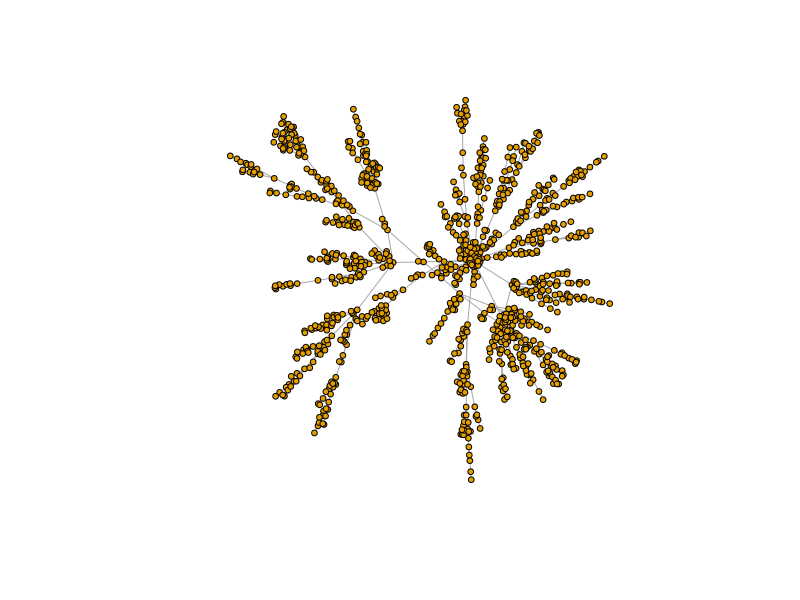

Write R code to recreate this figure.
# install.packages("igraph")  
library(igraph)

set.seed(29112025)  # dla powtarzalności


n <- 1000     

g <- barabasi.game(n = n,
                   directed = FALSE)

cat("=== Podsumowanie grafu BA ===\n")
print(summary(g))



plot(
  g,
  layout       = layout.fruchterman.reingold(g),
  vertex.size  = 3,
  vertex.label = NA,
)



btw <- betweenness(g)

max_btw <- max(btw)
which(btw == max_btw) # centralne węzeł (numer)
max_btw # wartość betweenness



diameter(g, directed = FALSE, weights = NA) # wartość średnicy grafu


###  Różnice między Barabási–Albert a Erdős–Rényi
# Graf Erdős–Rényi (ER):
# - Każda para węzłów jest łączona krawędzią z jednakowym prawdopodobieństwem p,
#   niezależnie od stopni węzłów.
#   Większość węzłów ma podobny, "średni" stopień.
# - Brak wyraźnych "hubów" – sieć jest bardziej jednorodna.

# Graf Barabási–Albert (BA):
# - Sieć rośnie w czasie: nowe węzły dołączają do już istniejących.
# - Nowy węzeł łączy się chętniej z węzłami,
#   które już mają wysoki stopień
# - Rozkład stopni jest zbliżony do potęgowego,
#   co oznacza obecność kilku węzłów-hubów o bardzo dużym stopniu
#   oraz wielu węzłów o małym stopniu.
# - BA lepiej modeluje wiele realnych sieci (np. sieci społeczne, WWW),
#   gdzie istnieją węzły o bardzo dużej liczbie połączeń.
